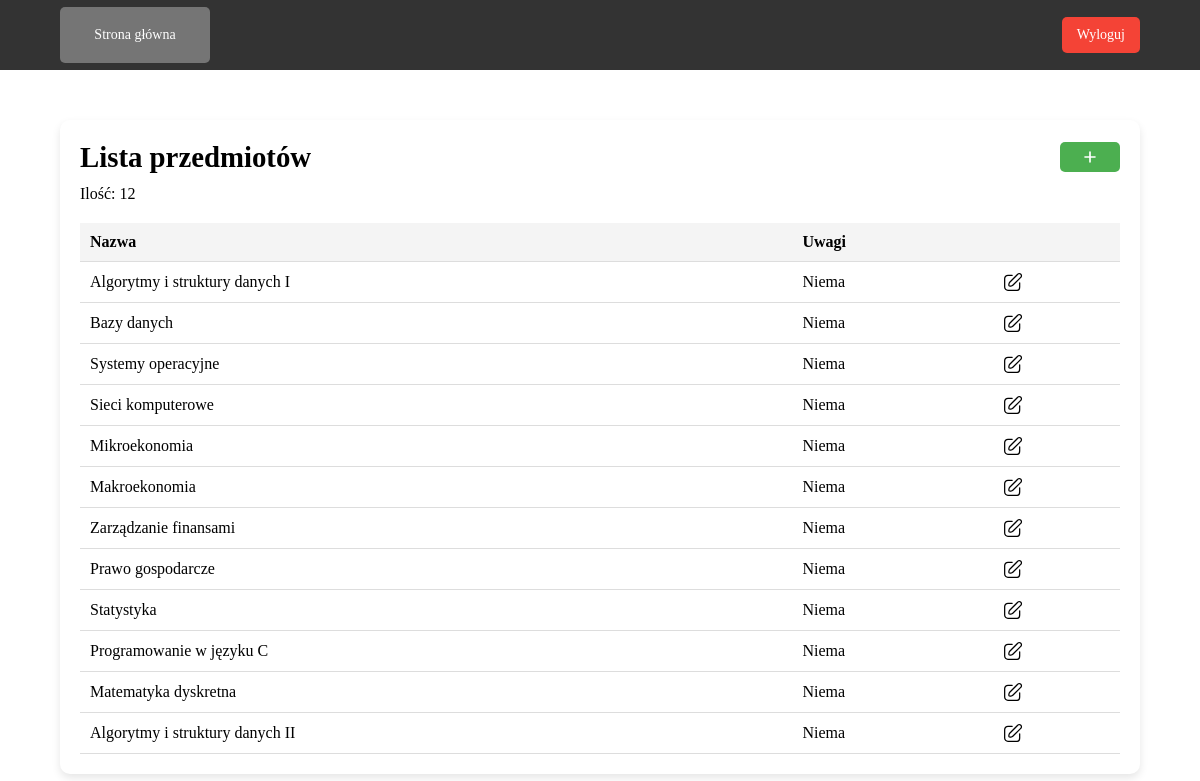
Screenshot of /admin/subjects.php with the database file from the repository.
### tables this page shows
CREATE TABLE `tPrzedmioty` (
  `ID` int NOT NULL,
  `nazwa` varchar(100) NOT NULL,
  `uwagi` text,
  `id_kierunku` int DEFAULT NULL
);

### config/functions.php (called while the page is built, shortened)
<?php
    function getTableCount($conn, $table) {
        $query = "SELECT COUNT(*) AS tableCount FROM $table";
        $result = mysqli_query($conn, $query);
        return mysqli_fetch_assoc($result)['tableCount'];
    }
    function getTableInfo($conn, $table) {
        $query = "SELECT * FROM $table";
        return mysqli_query($conn, $query);
    }
?>

### public/admin/subjects.php (the view, shortened to what this page needs)
<?php
    require_once('../../config/connect.php');
    require_once('../../config/functions.php');
    $subjectInfo = getTableInfo($conn, 'tPrzedmioty');
    $subjectCount = getTableCount($conn, 'tPrzedmioty');
?>
<!DOCTYPE html>
<html lang="en">
<head>
    <link rel="stylesheet" href="../../assets/css/main.css">
</head>
<body>
    <header>
        <div class="header-content">
            <div class="left-header">
                <a class="nav-btn" href="admin_dashboard.php">Strona główna</a>
            </div>
            <div class="right-header">
                <?php
                    include('../../includes/logout_modal.php');
                ?>
            </div>
        </div>
    </header>
    <main class="main">
        <div class="container">
            <div class="title">
                <h1>Lista przedmiotów</h1>
                <button class="add-btn" onclick="addEntity()">
                    <img src="../../assets/images/icons/plus.svg" class="add-icon">
                </button>
            </div>
            <p>Ilość: <?php echo $subjectCount; ?></p>
            <table>
                <thead>
                    <tr>
                        <th>Nazwa</th>
                        <th>Uwagi</th>
                        <th></th>
                    </tr>
                </thead>
                <tbody>
                    <?php while ($subjectData = mysqli_fetch_assoc($subjectInfo)): ?>
                        <tr>
                            <td><?php echo $subjectData['nazwa']; ?></td>
                            <td><?php echo $subjectData['uwagi']; ?></td>
                            <td>
                                <a href="edit_subject.php?subject_id=<?php echo $subjectData['ID']; ?>" class="btn-edit">
                                    <img src="../../assets/images/icons/edit.svg" class="edit-icon">
                                </a>
                            </td>
                        </tr>
                    <?php endwhile; ?>
                </tbody>
            </table>
        </div>
    </main>
</body>
</html>

### assets/css/main.css (style rules this page uses)
* { padding: 0px; margin: 0px; border: none; }
*, *::before, *::after { box-sizing: border-box; }
a, a:link, a:visited { text-decoration: none; }
aside, nav, footer, header, section, main { display: block; }
h1, h2, h3, h4, h5, h6, p { font-size: inherit; font-weight: inherit; }
img { vertical-align: top; }
img, svg { max-width: 100%; height: auto; }
input, textarea, button, select { font-family: inherit; font-size: inherit; color: inherit; background-color: transparent; }
button, input[type=submit] { display: inline-block; box-shadow: none; background-color: transparent; background: none; cursor: pointer; }
h1 { font-size: 1.8rem; font-weight: bold; line-height: 1.2; }
p { margin-top: 10px; }
.container { width: 90%; padding: 20px; box-shadow: 0px 4px 8px rgba(0, 0, 0, 0.1); border-radius: 10px; }
.main { margin-top: 50px; display: flex; justify-content: center; align-items: center; }
header { height: 70px; width: 100%; background-color: #333333; display: flex; align-items: center; justify-content: center; }
.header-content { width: 90%; display: flex; justify-content: space-between; }
.right-header { display: flex; justify-content: space-between; align-items: center; gap: 15px; }
.left-header { display: flex; justify-content: space-between; align-items: center; gap: 15px; }
.nav-btn { background-color: #757575; color: white; width: 150px; padding: 20px 20px; cursor: pointer; font-size: 14px; border-radius: 5px; text-align: center; }
.title { display: flex; justify-content: space-between; align-items: center; }
.add-btn { width: 60px; height: 30px; background-color: #4CAF50; border-radius: 5px; cursor: pointer; }
.edit-icon { width: 20px; height: 20px; }
.add-icon { width: 20px; height: 20px; }
table { width: 100%; margin-top: 20px; border-collapse: collapse; }
th, td { padding: 10px; text-align: left; border-bottom: 1px solid #ddd; }
th { background-color: #f4f4f4; color: black; }

### rows the page displays
tprzedmioty: nazwa "Algorytmy i struktury danych I", uwagi "Niema"
tprzedmioty: nazwa "Bazy danych", uwagi "Niema"
tprzedmioty: nazwa "Systemy operacyjne", uwagi "Niema"
tprzedmioty: nazwa "Sieci komputerowe", uwagi "Niema"
tprzedmioty: nazwa "Mikroekonomia", uwagi "Niema"
tprzedmioty: nazwa "Makroekonomia", uwagi "Niema"
tprzedmioty: nazwa "Zarządzanie finansami", uwagi "Niema"
tprzedmioty: nazwa "Prawo gospodarcze", uwagi "Niema"
tprzedmioty: nazwa "Statystyka", uwagi "Niema"
tprzedmioty: nazwa "Programowanie w języku C", uwagi "Niema"
tprzedmioty: nazwa "Matematyka dyskretna", uwagi "Niema"
tprzedmioty: nazwa "Algorytmy i struktury danych II", uwagi "Niema"

### other values shown
$subjectCount "12"
